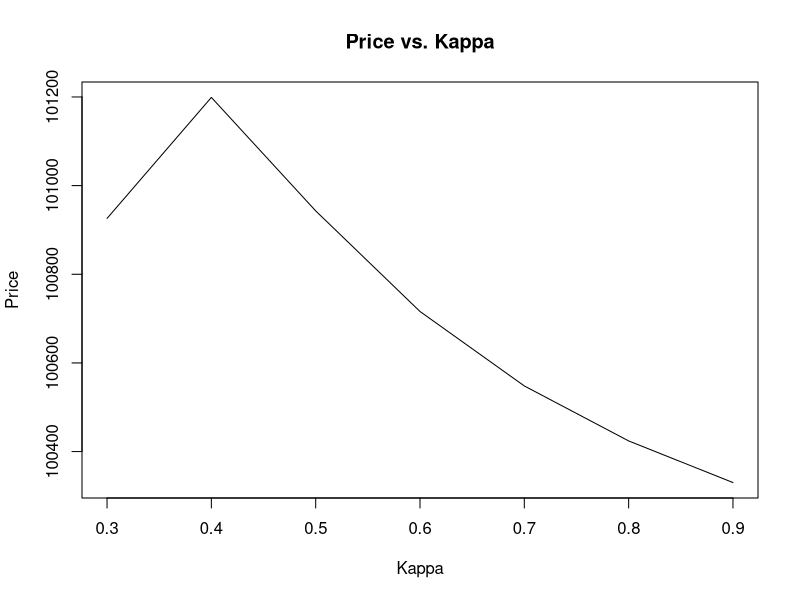
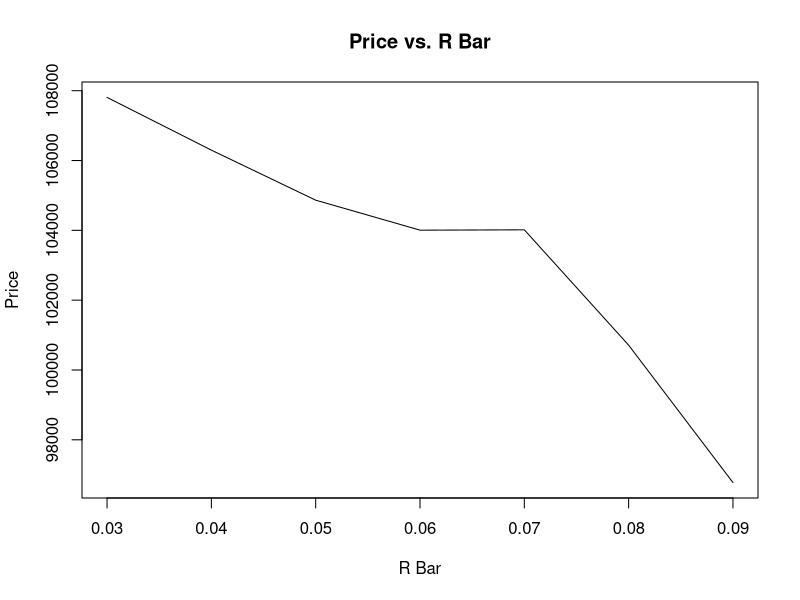
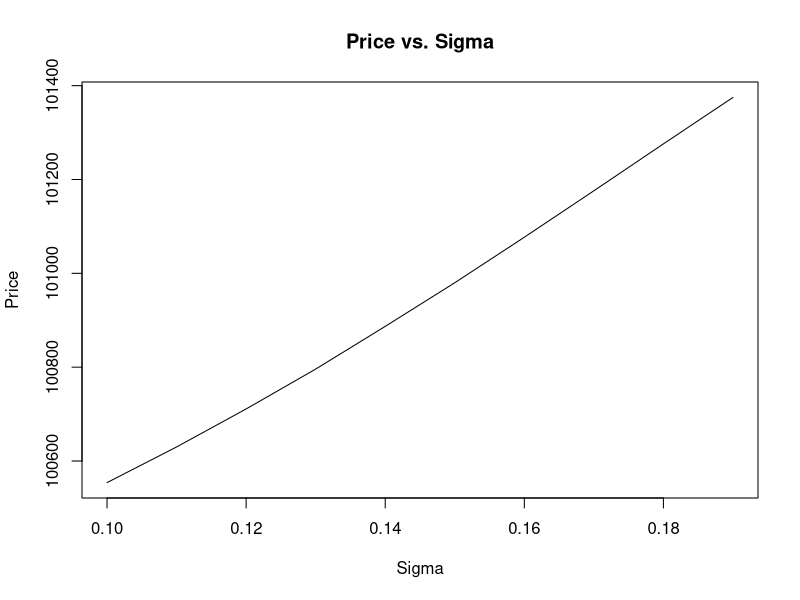

Write the R code that produced these figures, in order.
kappa <- read.csv("kappa.csv", header = F)
kappa <- as.matrix(kappa)
plot(x = kappa[1,], y = kappa[2,], type = 'l', main = 'Price vs. Kappa', xlab = 'Kappa', ylab = 'Price')
rbar <- read.csv("rbar.csv", header = F)
rbar <- as.matrix(rbar)
plot(x = rbar[1,], y = rbar[2,], type = 'l', main = 'Price vs. R Bar', xlab = 'R Bar', ylab = 'Price')
sigma <- read.csv("sigma.csv", header = F)
sigma <- as.matrix(sigma)
plot(x = sigma[1,], y = sigma[2,], type = 'l', main = 'Price vs. Sigma', xlab = 'Sigma', ylab = 'Price')
